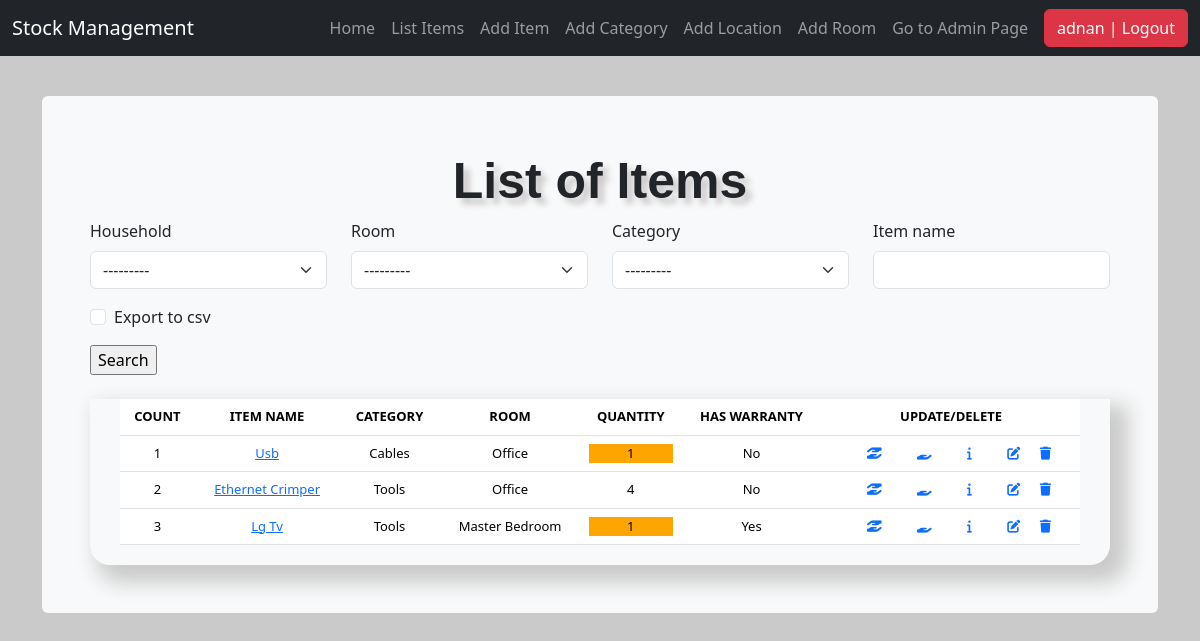
/list_items/ (signed in), run on an earlier commit of the app's database.
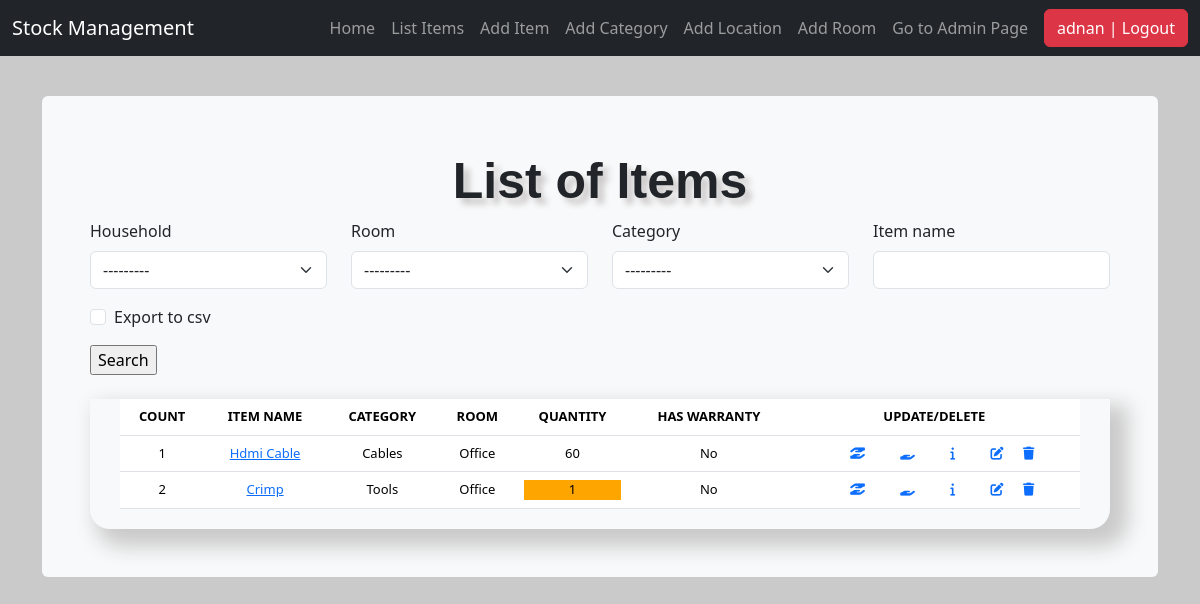
And on a later commit of the database.
### stockmgmt/models.py (models this page shows, shortened)
class Stock(models.Model):
    household = models.ForeignKey(
        Household, on_delete=models.CASCADE, blank=True)
    room = models.ForeignKey(Room, on_delete=models.CASCADE, blank=True)
    location = models.ForeignKey(
        Location, on_delete=models.CASCADE, blank=True)
    category = models.ForeignKey(
        Category, on_delete=models.CASCADE, blank=True)
    item_name = models.CharField(max_length=50, blank=True, null=True)
    quantity = models.IntegerField(default='0', blank=True, null=True)
    receive_quantity = models.IntegerField(default='0', blank=True, null=True)
    receive_by = models.CharField(max_length=50, blank=True, null=True)
    issue_quantity = models.IntegerField(default='0', blank=True, null=True)
    issue_by = models.CharField(max_length=50, blank=True, null=True)
    issue_to = models.CharField(max_length=50, blank=True, null=True)
    item_usage = models.TextField(max_length=500, blank=True, null=True)
    phone_number = models.CharField(max_length=50, blank=True, null=True)
    created_by = models.CharField(max_length=50, blank=True, null=True)
    reorder_level = models.IntegerField(default='3', blank=True, null=True)
    timestamp = models.DateTimeField(auto_now_add=True, auto_now=False)
    last_updated = models.DateTimeField(auto_now_add=False, auto_now=True)
    has_warranty = models.BooleanField(default=False, blank=False, null=True)
    item_notes = models.TextField(max_length=500, blank=True, null=True)

class Category(models.Model):
    name = models.CharField(max_length=50, blank=True, null=True,
                            help_text="What category is the item related to? (such Cables/Computer Parts/Tools?)")
    def __str__(self):
        return self.name.title() if self.name else ""

class Room(models.Model):
    name = models.CharField(max_length=50, blank=True,
                            null=True, help_text="Which room is the item at?")
    def __str__(self):
        return self.name.title() if self.name else ""

### stockmgmt/views.py (the view, shortened to what this page needs)
# urls.py: path('list_items/', views.list_items, name='list_items'),
@login_required
def list_items(request):
    title = 'List of Items'
    form = StockSearchForm(request.POST or None)
    queryset = Stock.objects.all()
    context = {
        "form": form,
        "title": title,
        "queryset": queryset,
    }
    return render(request, "./includes/list_items.html", context)

### stockmgmt/forms.py
class StockSearchForm(forms.ModelForm):
    export_to_CSV = forms.BooleanField(required=False)
    start_date = forms.DateTimeField(required=False)
    end_date = forms.DateTimeField(required=False)
    class Meta:
        model = Stock
        fields = [
            'household',
            'room',
            'category',
            'item_name',
            'start_date',
            'end_date'
        ]

### stockmgmt/models.py (called while the page is built)
    def __str__(self):
        return self.name.title() if self.name else ""

### stockmgmt/templates/includes/list_items.html (shortened to what this page needs)
{% extends 'base.html' %}
{% load crispy_forms_tags %}
{% block content %}
<form method="POST" action="">{% csrf_token %}
    <div class="row">
        <div class="col-3">
            {{ form.household|as_crispy_field }}
        </div>
        <div class="col-3">
            {{ form.room|as_crispy_field }}
        </div>
        <div class="col-3">
            {{ form.category|as_crispy_field }}
        </div>
        <div class="col-3">
            {{ form.item_name|as_crispy_field }}
        </div>
    </div>
    <div class="row">
        <div class="col">
            {{ form.export_to_CSV|as_crispy_field }}
        </div>
    </div>
    <input type="submit" value="Search" />
</form>
<br>
<div class="display_table">
    <table class="table">
        <thead>
            <tr>
                <th>COUNT</th>
                <th>ITEM NAME</th>
                <th>CATEGORY</th>
                <th>ROOM</th>
                <th>QUANTITY</th>
                <th>HAS WARRANTY</th>
                <th>UPDATE/DELETE</th>
            </tr>
        </thead>
        {% for instance in queryset %}
        <tr>
            <td>{{forloop.counter}}</td>
            <td><a href="{% url 'update_items' instance.id %}">{{instance.item_name|title}}</a></td>
            <td>{{instance.category}}</td>
            <td>{{instance.room}}</td>
            <td>
                {% if instance.quantity <= instance.reorder_level %}
                <div style="background-color: orange;">
                    {{instance.quantity}}</a>
                </div>
                {% else %}
                {{instance.quantity}}</a>
                {% endif %}
            </td>
            <td>{% if instance.has_warranty %}
                Yes
                {% else %}
                No
                {% endif %}
            </td>
            <td><a href="{% url 'receive_items' instance.id %}"><i class="fa-solid fa-hand-holding-hand px-3"
                        data-toggle="tooltip" data-placement="top" title="Item In"></i></a>
                <a href="{% url 'issue_items' instance.id %}"><i class="fa-solid fa-hand-holding px-3"
                        data-toggle="tooltip" data-placement="top" title="Item Out"></i></a>
                <a href="{% url 'item_detail' instance.id %}"><i class="fa-solid fa-info px-3"></i></a>
                <a href="{% url 'update_items' instance.id %}"><i class="fa-solid fa-pen-to-square px-3"></i></a>
                <a href="{% url 'delete_items' instance.id %}"><i class="fa-solid fa-trash"></i></a></td>
        </tr>
        {% endfor %}
    </table>
</div>
{% endblock %}

### stockmgmt/templates/base.html (shortened to what this page needs)
{% load static %}
<!DOCTYPE html>
<html lang="en">
<head>
    {% block corecss %}
    <link href="https://cdn.jsdelivr.net/npm/bootstrap@5.3.1/dist/css/bootstrap.min.css" rel="stylesheet"
>
    <link rel="stylesheet" type="text/css" href="https://unpkg.com/nprogress@0.2.0/nprogress.css">
    <link rel="stylesheet" type="text/css" href="https://cdn.datatables.net/1.11.4/css/jquery.dataTables.min.css">
    <link href="{% static '/css/style.css' %}" rel="stylesheet">
    {% endblock %}
</head>
<body>
    {% include './partials/nav.html' %}
    <main class="container pt-5">
        <br>
        <div class="bg-light p-5 rounded">
            <div class="header">{{title}}</div>
            {% block content %}
            {% endblock %}
        </div>
    </main>
</body>
</html>

### stockmgmt/templates/partials/nav.html (shortened to what this page needs)
<nav class="navbar navbar-expand-md navbar-dark fixed-top bg-dark">
    <div class="container-fluid">
        <a class="navbar-brand" href="#">Stock Management</a>
        <div class="collapse navbar-collapse d-flex justify-content-end" id="navbarCollapse">
            <ul class="navbar-nav ms-auto me-2 my-lg-0">
                <li class="nav-item">
                    <a class="nav-link" aria-current="page" href="{% url 'home' %}">Home</a>
                </li>
                {% if request.user.is_authenticated %}
                <li class="nav-item">
                    <a class="nav-link" href="{% url 'list_items' %}">List Items</a>
                </li>
                {% if request.user.is_authenticated %}
                <li class="nav-item">
                    <a class="nav-link" href="{% url 'add_items' %}">Add Item</a>
                </li>
                {% endif %}
                {% if request.user.is_superuser %}
                <li class="nav-item">
                    <a class="nav-link" href="{% url 'add_category' %}">Add Category</a>
                </li>
                <li class="nav-item">
                    <a class="nav-link" href="{% url 'add_location' %}">Add Location</a>
                </li>
                <li class="nav-item">
                    <a class="nav-link" href="{% url 'add_room' %}">Add Room</a>
                </li>
                <li class="nav-item">
                    <a class="nav-link" href="{% url 'admin:index' %}">Go to Admin Page</a>
                </li>
                {% endif %}
                {% endif %}
            </ul>
            <ul class="navbar-nav">
                {% if request.user.is_authenticated %}
                <li><a href="/accounts/logout"><button class="btn btn-danger">{{ user }} | Logout</button></a></li>
                {% else %}
                <li><a href="/accounts/login">Login</a></li>
                {% endif %}
            </ul>
        </div>
    </div>
</nav>

### stockmgmt/static/css/style.css (style rules this page uses)
body { background-color: #cacaca; }
.table { font-size: 13px; text-align: center; width: 95%; margin: auto; text-align: center; }
.table tr:nth-child(odd) { background: #cacaca }
.table tr:nth-child(even) { background: #e9e9e9 }
th { color: #000000; }
.display_table { border-bottom-right-radius: 20px; border-bottom-left-radius: 20px; padding-left: 5px; padding-right: 5px; padding-bottom: 20px; box-shadow: 12px 12px 20px 6px #cacaca; }
.header { font-family: helvetica; font-size: 50px; text-align: center; width: 100%; text-shadow: 6px 6px 6px #c9c6c6; display: block; font-weight: bolder; }
.ui-datepicker tbody, td, tfoot, th, thead, tr { padding: 5px; }

What changed in the data, as far as the page shows it:
removed Stock: item_name "Usb", category "Cables", room "Office", quantity "1", has_warranty "No"
removed Stock: item_name "Ethernet Crimper", category "Tools", room "Office", quantity "4", has_warranty "No"
removed Stock: item_name "Lg Tv", category "Tools", room "Master Bedroom", quantity "1", has_warranty "Yes"
added Stock: item_name "Hdmi Cable", category "Cables", room "Office", quantity "60", has_warranty "No"
added Stock: item_name "Crimp", category "Tools", room "Office", quantity "1", has_warranty "No"
